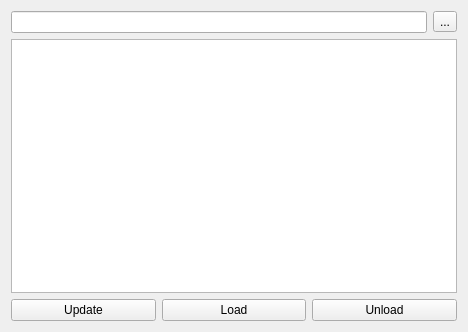
<?xml version="1.0" encoding="UTF-8"?>
<ui version="4.0">
 <class>Widget</class>
 <widget class="QWidget" name="Widget">
  <property name="geometry">
   <rect>
    <x>0</x>
    <y>0</y>
    <width>468</width>
    <height>332</height>
   </rect>
  </property>
  <property name="windowTitle">
   <string>Widget</string>
  </property>
  <layout class="QGridLayout" name="gridLayout">
   <item row="0" column="0">
    <layout class="QVBoxLayout" name="verticalLayout">
     <item>
      <layout class="QHBoxLayout" name="horizontalLayout_2">
       <item>
        <widget class="QLineEdit" name="leFilter"/>
       </item>
       <item>
        <widget class="QToolButton" name="tbFilter">
         <property name="text">
          <string>...</string>
         </property>
        </widget>
       </item>
      </layout>
     </item>
     <item>
      <widget class="QTableWidget" name="tableWidget"/>
     </item>
     <item>
      <layout class="QHBoxLayout" name="horizontalLayout">
       <item>
        <widget class="QPushButton" name="pbUpdate">
         <property name="text">
          <string>Update</string>
         </property>
        </widget>
       </item>
       <item>
        <widget class="QPushButton" name="pbLoad">
         <property name="text">
          <string>Load</string>
         </property>
        </widget>
       </item>
       <item>
        <widget class="QPushButton" name="pbUnload">
         <property name="text">
          <string>Unload</string>
         </property>
        </widget>
       </item>
      </layout>
     </item>
    </layout>
   </item>
  </layout>
 </widget>
 <tabstops>
  <tabstop>leFilter</tabstop>
  <tabstop>tbFilter</tabstop>
  <tabstop>tableWidget</tabstop>
  <tabstop>pbUpdate</tabstop>
  <tabstop>pbLoad</tabstop>
  <tabstop>pbUnload</tabstop>
 </tabstops>
 <resources/>
 <connections/>
</ui>
